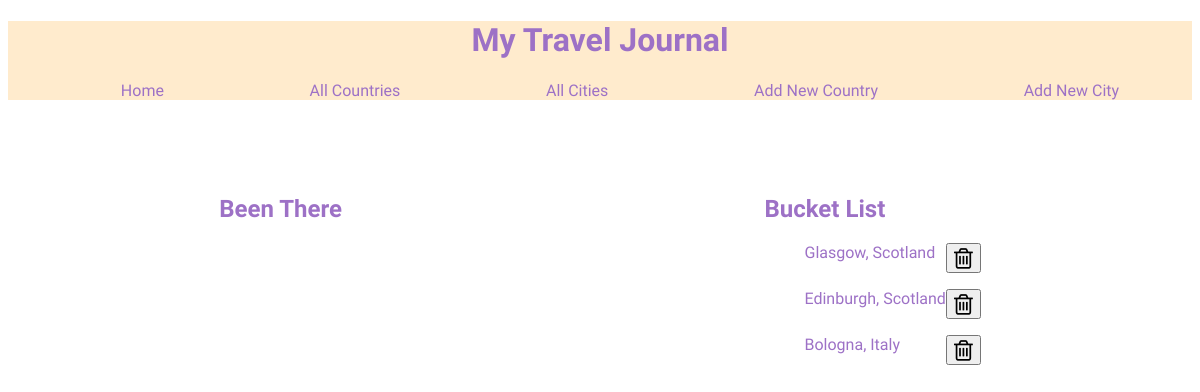
Before: /cities with the older database file.
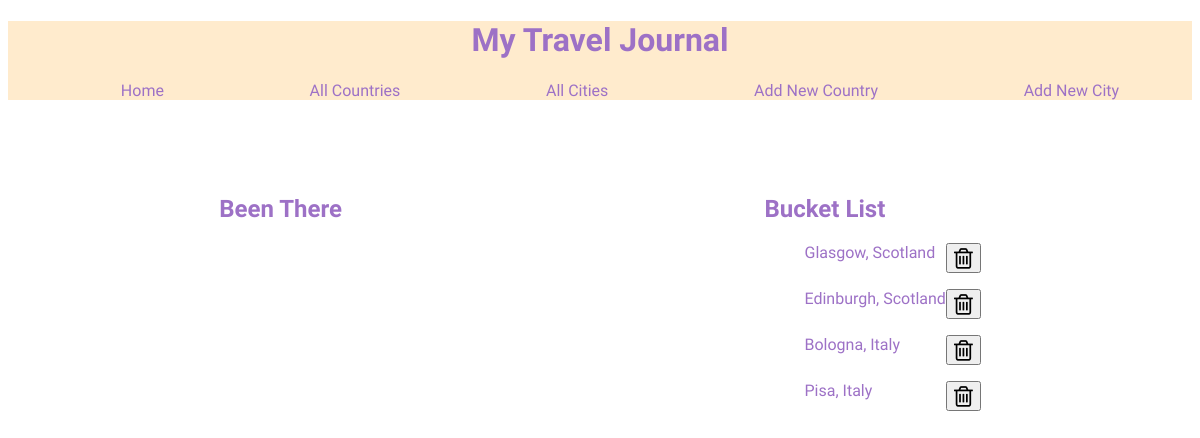
After: the same page with the newer database file.
### tables this page shows
CREATE TABLE cities (
    ID INTEGER PRIMARY KEY AUTOINCREMENT,
    name VARCHAR,
    visited BOOLEAN DEFAULT FALSE,
    country_id INTEGER NOT NULL,
        FOREIGN KEY (country_id)
            REFERENCES countries(id)
        
);

CREATE TABLE countries (
    id INTEGER PRIMARY KEY AUTOINCREMENT,
    name VARCHAR,
    visited BOOLEAN DEFAULT FALSE
);

### controllers/cities_controller.py (the view)
@cities_blueprint.route("/cities")
def cities():
    cities = city_repository.select_all()
    return render_template("cities/index.html", all_cities = cities)

### db/run_sql.py (called while the page is built)
def get_db():
    path = os.path.dirname(os.path.abspath(__file__))
    db = os.path.join(path, "travel_manager.db")
    conn = sqlite3.connect(db)
    conn.execute("PRAGMA foreign_keys = 1")
    conn.row_factory = sqlite3.Row
    return conn

def run_sql(sql, values=[]):
    db = get_db()
    cursor =db.cursor()
    cursor.execute(sql, values)
    results = cursor.fetchall()
    db.commit()
    db.close()
    return results

### repositories/city_repository.py (called while the page is built)
def select_all():
    cities = []
    sql = "SELECT * FROM cities"
    results = run_sql(sql)
    for row in results:
        visited = True if row['visited'] == 1 else False
        country = country_repository.select(row['country_id'])
        city = City(row['name'], country, visited, row['id'])
        cities.append(city)
    return cities

### repositories/country_repository.py (called while the page is built)
def select(id):
    country = None
    sql = "SELECT * FROM countries WHERE id = ?"
    values = [id]
    results = run_sql(sql, values)[0]
    if results is not None:
        visited = True if results['visited'] == 1 else False
        country = Country(results['name'], visited, results['id'])
    return country

### templates/cities/index.html (shortened to what this page needs)
{% extends "base.html" %}
{% block content %}
<div class = "flexme">
        <div>
            <h2 class = "headings"> Been There</h2>
        </div>
        <div>
            <h2 class = "headings">Bucket List</h2>
            {% for city in all_cities %}
            {% if city.visited == False %}
                <ul class = "lists">
                    <li><a href="/cities/{{city.id}}">{{city.name}}</a>, {{city.country.name}}</li>
                    <li>
                        <form action="/cities/{{city.id}}/delete" method ="POST">
                            <button>
                                <i class="fa fa-trash-o" style="font-size:24px"></i>
                            </button>
                        </form>
                    </li>
                </ul>
            {% endif %}
            {% endfor %}
        </div>
</div>
{% endblock %}

### templates/base.html (shortened to what this page needs)
<!DOCTYPE html>
<html lang="en">
<head>
    <link rel="stylesheet" href="{{ url_for('static', filename='base.css')}}">
    <link rel="stylesheet" href="https://cdnjs.cloudflare.com/ajax/libs/font-awesome/4.7.0/css/font-awesome.min.css">
</head>
<body>
    <header id="Headline">
        <h1>My Travel Journal</h1>
        <nav>
            <ul class = "menu">
                <li><a href="/">Home</a></li>
                <li><a href="/countries">All Countries</a></li>
                <li><a href="/cities">All Cities</a></li>
                <li><a href="/countries/new">Add New Country</a></li>
                <li><a href="/cities/new">Add New City</a></li>
            </ul>
        </nav>
    </header>
    <div class="container">
        {% block content %}
        {% endblock %}
    </div>
</body>
</html>

### static/base.css (style rules this page uses)
header { background-color: blanchedalmond; color: rgb(157, 113, 198); font-family: 'Coming Soon', cursive; }
#Headline > h1 { display: flex; justify-content: center; }
.menu { list-style: none; display: flex; flex-direction: row; justify-content: space-around; }
.menu li a { text-decoration: none; color: rgb(157, 113, 198); }
.container .headings { color: rgb(157, 113, 198); font-family: 'Coming Soon', cursive; }
.container .lists li a { text-decoration:none; color: rgb(157, 113, 198); font-family: 'Coming Soon', cursive; }
.container .lists li { text-decoration:none; color: rgb(157, 113, 198); font-family: 'Coming Soon', cursive; }
.container .lists { list-style: none; display: flex; flex-direction: row; justify-content: space-between; }
.container .flexme { display: flex; flex-direction: row; justify-content: space-around; align-content: center; padding-top: 5%; }

Changed rows visible on the page:
added cities: name "Pisa", country.name "Italy"
